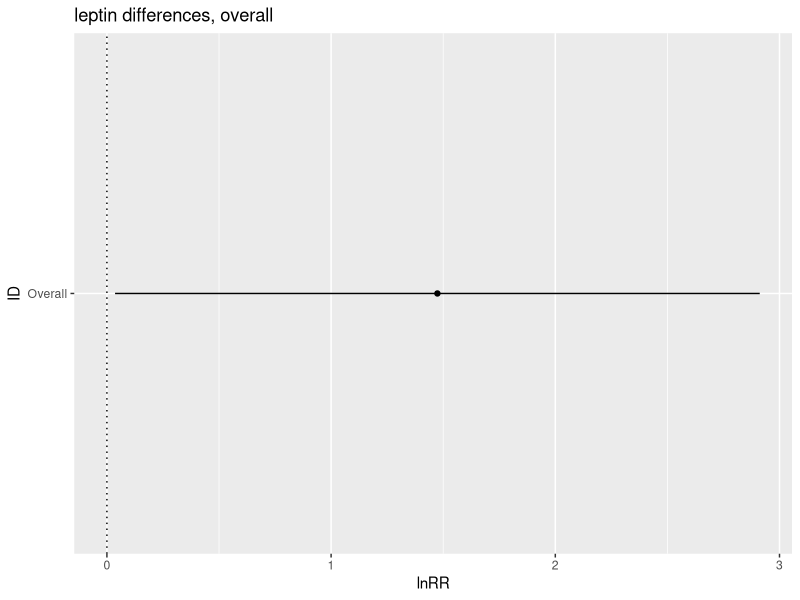

Write the R code that produced this figure.
## ---- chunk 1
library(tidyverse)
library(openxlsx)  
library(knitr)
library(metafor)
library(ggplot2)
library(readxl)
## ---- chunk 2
Leptin_lnRR <- read.csv("../data/Leptin_lnRR.csv") 

## ---- chunk 3

#Overall analysis, not split

Leptin_overall_lnRR_0mods <- rma.mv(yi, vi,random = list(~1|Paper_ID,~1|Cohort_ID), data=Leptin_lnRR, method = 'REML')

#Random factors account for no independence and Cohort ID is more biologically meaningful. Can use only Cohort ID for small datasets like this

summary(Leptin_overall_lnRR_0mods)


#Tibble of overall results

Leptin_overall_lnRR <- tibble(
  ID = "Overall", 
  lnRR = 1.4741,
  ci.lb = 0.0364,
  ci.ub = 2.9119
)

plot_leptin_overall <- ggplot(Leptin_overall_lnRR, aes(x=ID, y=lnRR)) + 
  geom_errorbar(aes(ymin=ci.lb, ymax=ci.ub), width = 0, position = position_dodge(0.3)) +
  geom_point(aes(x = ID, y = lnRR), position = position_dodge(0.3))+
  geom_hline(yintercept = 0, lty = "dotted") +
  labs(title ="leptin differences, overall", x = "ID", y = "lnRR") +
  coord_flip()
plot_leptin_overall
